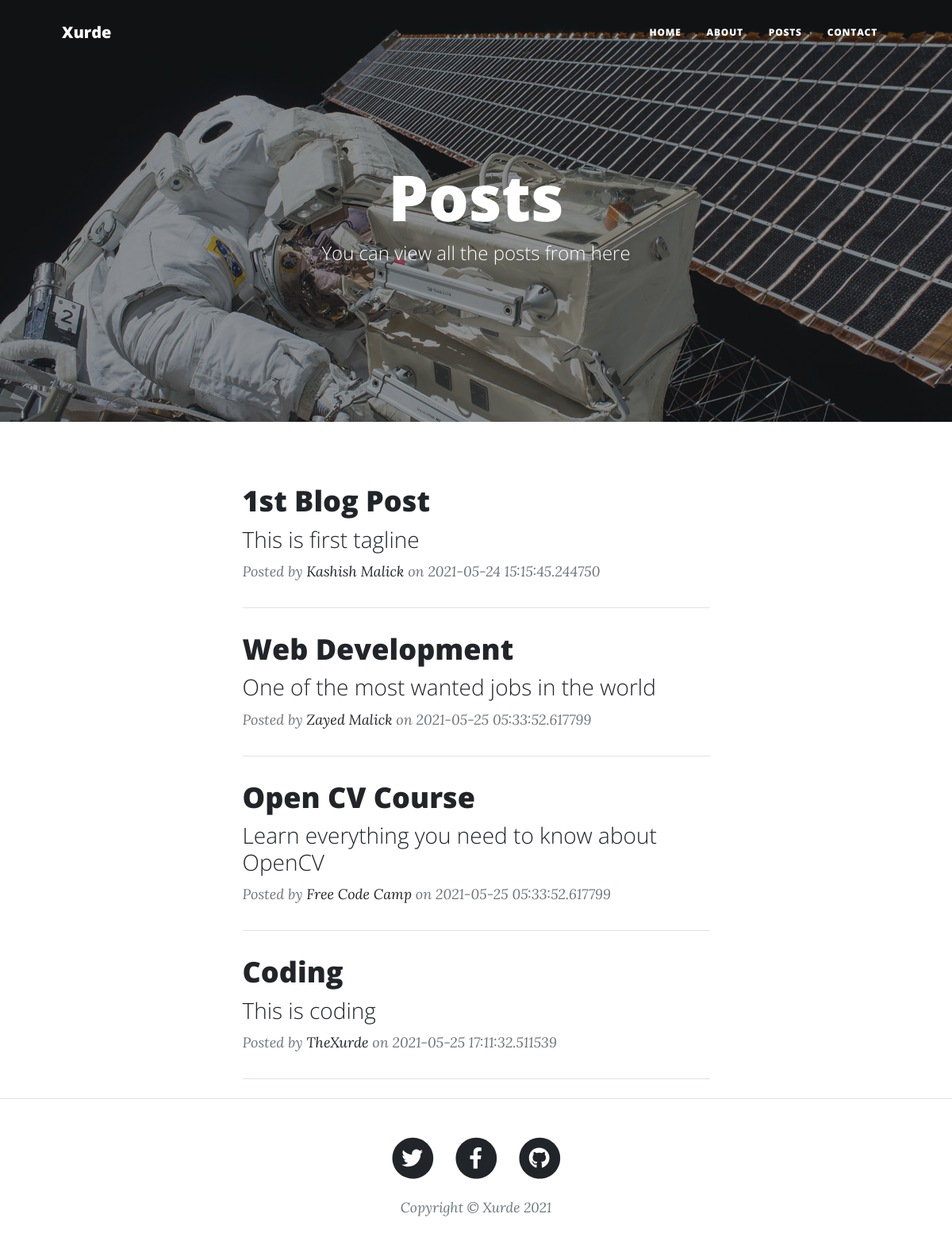
The page /posts on the database its author committed.
### website/models.py (models this page shows)
class Post(db.Model):
    id = db.Column(db.Integer, primary_key=True)
    title = db.Column(db.String(1000))
    tagline = db.Column(db.String(1000))
    author = db.Column(db.String(1000))
    html = db.Column(db.Text)
    date_created = db.Column(db.DateTime, default=datetime.utcnow())

### website/views.py (the view)
@views.route("/posts")
def posts():
    posts = Post.query.order_by(Post.id)
    return render_template("posts.html", settings=settings, posts=posts)

### website/templates/posts.html
{% extends 'base.html' %}
{% block content %}
<header class="masthead" style="background-image: url({{url_for("static",filename='assets/img/post-bg.jpg')}})">
    <div class="container position-relative px-4 px-lg-5">
        <div class="row gx-4 gx-lg-5 justify-content-center">
            <div class="col-md-10 col-lg-8 col-xl-7">
                <div class="site-heading">
                    <h1>Posts</h1>
                    <span class="subheading">You can view all the posts from here</span>
                </div>
            </div>
        </div>
    </div>
</header>
<div class="container px-4 px-lg-5">
    <div class="row gx-4 gx-lg-5 justify-content-center">
        <div class="col-md-10 col-lg-8 col-xl-7">
             {% for post in posts %}
                <div class="post-preview">
                    <a href="/post/{{post.id}}">
                        <h2 class="post-title">{{ post.title }}</h2>
                        <h3 class="post-subtitle">{{ post.tagline }}</h3>
                    </a>
                    <p class="post-meta">
                        Posted by
                        <a href="#!">{{post.author}}</a>
                        on {{post.date_created}}
                    </p>
                </div>
                <hr class="my-4" />
            {% endfor %}
        </div>
    </div>
</div>
{% endblock content %}

### website/templates/base.html (shortened to what this page needs)
<!DOCTYPE html>
<html lang="en">
<head>
    <link href="{{url_for("static",filename="css/styles.css")}}" rel="stylesheet" />
    <link href="https://cdn.jsdelivr.net/npm/summernote@0.8.18/dist/summernote-lite.min.css" rel="stylesheet">
</head>
<body>
    {% block navbar %}
        {% if session["admin"] == settings.admin_user %}
            <nav class="navbar navbar-expand-lg navbar-light" id="mainNav">
                <div class="container px-4 px-lg-5">
                    <a class="navbar-brand" href="/">{{settings.name}}</a>
                    <button class="navbar-toggler" type="button" data-bs-toggle="collapse" data-bs-target="#navbarResponsive"
                        aria-controls="navbarResponsive" aria-expanded="false" aria-label="Toggle navigation">
                        Menu
                        <i class="fas fa-bars"></i>
                    </button>
                    <div class="collapse navbar-collapse" id="navbarResponsive">
                        <ul class="navbar-nav ms-auto py-4 py-lg-0">
                            <li class="nav-item"><a class="nav-link px-lg-3 py-3 py-lg-4" href="/">Home</a></li>
                            <li class="nav-item"><a class="nav-link px-lg-3 py-3 py-lg-4" href="/about">About</a></li>
                            <li class="nav-item"><a class="nav-link px-lg-3 py-3 py-lg-4" href="/posts">Posts</a></li>
                            <li class="nav-item"><a class="nav-link px-lg-3 py-3 py-lg-4" href="/contact">Contact</a></li>
                            <li class="nav-item"><a class="nav-link px-lg-3 py-3 py-lg-4" href="/dashboard">Dashboard</a></li>
                            <li class="nav-item"><a class="nav-link px-lg-3 py-3 py-lg-4" href="/logout">Logout</a></li>
                        </ul>
                    </div>
                </div>
            </nav>
        {% else %}
            <nav class="navbar navbar-expand-lg navbar-light" id="mainNav">
                <div class="container px-4 px-lg-5">
                    <a class="navbar-brand" href="/">{{settings.name}}</a>
                    <div class="collapse navbar-collapse" id="navbarResponsive">
                        <ul class="navbar-nav ms-auto py-4 py-lg-0">
                            <li class="nav-item"><a class="nav-link px-lg-3 py-3 py-lg-4" href="/">Home</a></li>
                            <li class="nav-item"><a class="nav-link px-lg-3 py-3 py-lg-4" href="/about">About</a></li>
                            <li class="nav-item"><a class="nav-link px-lg-3 py-3 py-lg-4" href="/posts">Posts</a></li>
                            <li class="nav-item"><a class="nav-link px-lg-3 py-3 py-lg-4" href="/contact">Contact</a></li>
                        </ul>
                    </div>
                </div>
            </nav>
        {% endif %}
    {% endblock navbar %}
    {% block content %}{% endblock content %}
    <footer class="border-top">
    <div class="container px-4 px-lg-5">
        <div class="row gx-4 gx-lg-5 justify-content-center">
            <div class="col-md-10 col-lg-8 col-xl-7">
                <ul class="list-inline text-center">
                    <li class="list-inline-item">
                        <a href="#!">
                            <span class="fa-stack fa-lg">
                                <i class="fas fa-circle fa-stack-2x"></i>
                                <i class="fab fa-twitter fa-stack-1x fa-inverse"></i>
                            </span>
                        </a>
                    </li>
                    <li class="list-inline-item">
                        <a href="#!">
                            <span class="fa-stack fa-lg">
                                <i class="fas fa-circle fa-stack-2x"></i>
                                <i class="fab fa-facebook-f fa-stack-1x fa-inverse"></i>
                            </span>
                        </a>
                    </li>
                    <li class="list-inline-item">
                        <a href="#!">
                            <span class="fa-stack fa-lg">
                                <i class="fas fa-circle fa-stack-2x"></i>
                                <i class="fab fa-github fa-stack-1x fa-inverse"></i>
                            </span>
                        </a>
                    </li>
                </ul>
                <div class="small text-center text-muted fst-italic">Copyright &copy; {{settings.name}} {{settings.copyright_year}}</div>
            </div>
        </div>
    </div>
</footer>
</body>
</html>

### rows shown on the page
Post: title "1st Blog Post", tagline "This is first tagline", author "Kashish Malick", date_created "2021-05-24 15:15:45.244750"
Post: title "Web Development", tagline "One of the most wanted jobs in the world", author "Zayed Malick", date_created "2021-05-25 05:33:52.617799"
Post: title "Open CV Course", tagline "Learn everything you need to know about OpenCV", author "Free Code Camp", date_created "2021-05-25 05:33:52.617799"
Post: title "Coding", tagline "This is coding", author "TheXurde", date_created "2021-05-25 17:11:32.511539"

### other values the page prints
{{ settings.name }} "Xurde"
{{ settings.copyright_year }} "2021"
